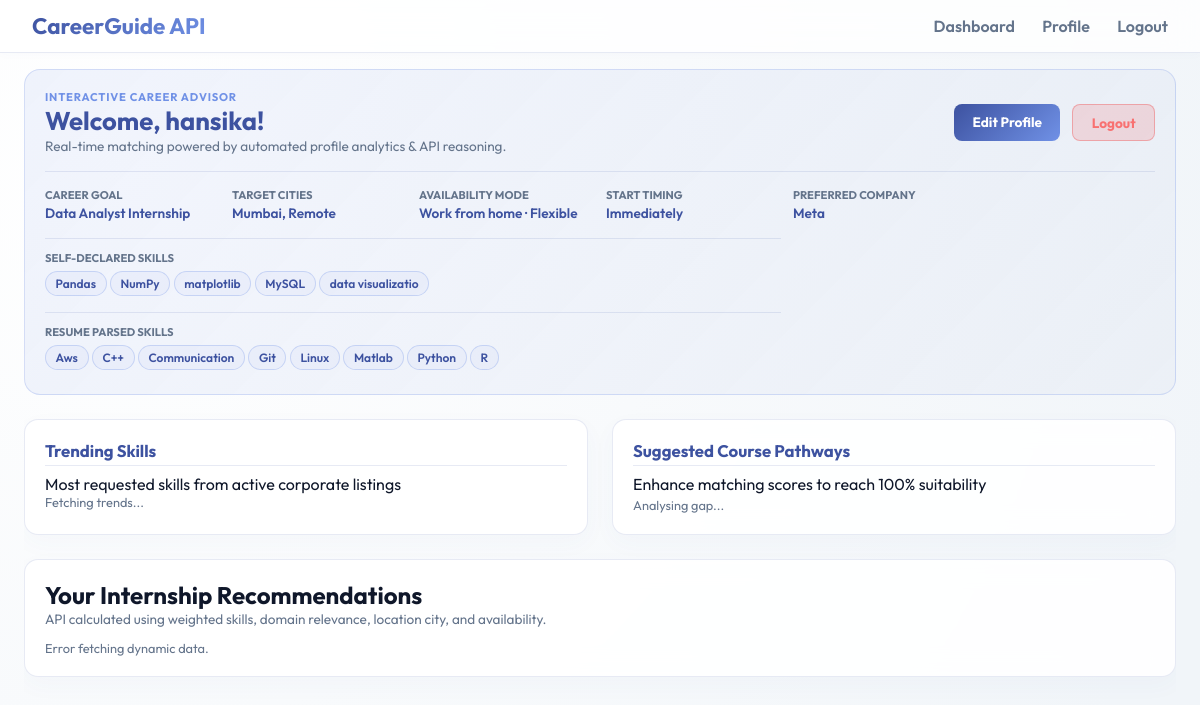
The page /dashboard (signed in) on the database its author committed.
### tables this page shows
CREATE TABLE students (
    id INTEGER PRIMARY KEY AUTOINCREMENT,
    name TEXT,
    email TEXT UNIQUE,
    password_hash TEXT,
    career_goal TEXT,
    preferred_domains TEXT,
    preferred_locations TEXT,
    interests TEXT,
    technical_skills TEXT,
    preferences TEXT,
    resume_text TEXT,
    extracted_skills TEXT,
    completed_profile INTEGER DEFAULT 0
, availability_start TEXT, availability_duration TEXT, availability_type TEXT, preferred_company TEXT);

### backend/app/routes.py (the view)
@routes_bp.route("/dashboard")
@login_required
def dashboard():
    user = get_user_by_id(session["user_id"])
    if not user:
        return redirect(url_for("auth.logout"))
    return render_template("dashboard.html", user=user)

### backend/app/auth.py (called while the page is built)
def login_required(view):
    @wraps(view)
    def wrapped_view(**kwargs):
        if "user_id" not in session:
            return redirect(url_for("auth.login"))
        return view(**kwargs)
    return wrapped_view

### backend/app/db.py (called while the page is built)
def get_db():
    conn = sqlite3.connect(DATABASE)
    conn.row_factory = sqlite3.Row
    return conn

def query_db(query, args=(), one=False):
    conn = get_db()
    cur = conn.execute(query, args)
    rv = cur.fetchall()
    conn.commit()
    conn.close()
    return (rv[0] if rv else None) if one else rv

def get_user_by_id(user_id):
    return query_db("SELECT * FROM students WHERE id = ?", (user_id,), one=True)

### frontend/templates/dashboard.html (shortened to what this page needs)
{% extends 'layout.html' %}
{% block content %}
<section class="dashboard-grid" style="display: flex; flex-direction: column; gap: 1.5rem; width: 100%; height: 100%; overflow-y: auto; scrollbar-width: thin; padding-bottom: 2rem;">
  <div class="welcome-card" style="width: 100%; flex-shrink: 0; margin-bottom: 0;">
    <div class="welcome-header">
      <div>
        <p class="eyebrow">Interactive career advisor</p>
        <h1>Welcome, <span class="student-name">{{ user.name.split(' ')[0] }}</span>!</h1>
        <p class="subtitle">Real-time matching powered by automated profile analytics & API reasoning.</p>
      </div>
      <div class="actions" style="display: flex; gap: 0.75rem;">
        <a href="{{ url_for('routes.profile') }}" class="btn-profile-edit">Edit Profile</a>
        <a href="{{ url_for('auth.logout') }}" class="button" style="background: rgba(239, 68, 68, 0.15); border: 1px solid rgba(239, 68, 68, 0.35); color: #f87171; box-shadow: none; display: flex; align-items: center; justify-content: center;">Logout</a>
      </div>
    </div>
    <div class="welcome-summary">
      <div>
        <p class="summary-label">Career Goal</p>
        <p class="summary-val">{{ user.career_goal or 'Not set' }}</p>
      </div>
      <div>
        <p class="summary-label">Target Cities</p>
        <p class="summary-val">{{ user.preferred_locations or 'Any location' }}</p>
      </div>
      <div>
        <p class="summary-label">Availability Mode</p>
        <p class="summary-val">{{ user.availability_type or 'Any' }} · {{ user.availability_duration or 'Flexible' }}</p>
      </div>
      <div>
        <p class="summary-label">Start Timing</p>
        <p class="summary-val">{{ user.availability_start or 'Immediately' }}</p>
      </div>
      <div>
        <p class="summary-label">Preferred Company</p>
        <p class="summary-val" id="sum-company">{{ user.preferred_company or 'Any Company' }}</p>
      </div>
      <div style="grid-column: span 4; border-top: 1px solid var(--border); padding-top: 0.75rem; margin-top: 0.25rem;">
        <p class="summary-label">Self-Declared Skills</p>
        <div class="tag-row" style="margin-top: 0.4rem;">
          {% if user.technical_skills %}
            {% for skill in user.technical_skills.split(',') %}
              <span class="badge secondary" style="font-size: 0.75rem; margin-bottom: 0.25rem; display: inline-block;">{{ skill.strip() }}</span>
            {% endfor %}
          {% else %}
            <span class="muted" style="font-size: 0.8rem; color: #94a3b8;">None</span>
          {% endif %}
        </div>
      </div>
      <div style="grid-column: span 4; border-top: 1px solid var(--border); padding-top: 0.75rem;">
        <p class="summary-label">Resume Parsed Skills</p>
        <div class="tag-row" style="margin-top: 0.4rem;">
          {% if user.extracted_skills %}
            {% for skill in user.extracted_skills.split(',') %}
              <span class="badge secondary" style="font-size: 0.75rem; margin-bottom: 0.25rem; display: inline-block;">{{ skill.strip() }}</span>
            {% endfor %}
          {% else %}
            <span class="muted" style="font-size: 0.8rem; color: #94a3b8;">Upload PDF resume in profile</span>
          {% endif %}
        </div>
      </div>
    </div>
  </div>
  <div style="display: grid; grid-template-columns: 1fr 1fr; gap: 1.5rem; width: 100%; flex-shrink: 0;">
    <div class="panel card small-panel" style="margin-bottom: 0; height: auto !important; min-height: 0;">
      <h2>Trending Skills</h2>
      <p class="panel-desc text-small">Most requested skills from active corporate listings</p>
      <div id="trending-container" class="badge-row">
        <span class="loading-placeholder">Fetching trends...</span>
      </div>
    </div>
    <div class="panel card small-panel" style="margin-bottom: 0; height: auto !important; min-height: 0;">
      <h2>Suggested Course Pathways</h2>
      <p class="panel-desc text-small">Enhance matching scores to reach 100% suitability</p>
      <div id="courses-container">
        <span class="loading-placeholder">Analysing gap...</span>
      </div>
    </div>
  </div>
  <div class="panel recommendation-panel" style="width: 100%; flex-shrink: 0; margin-bottom: 0; height: auto !important; min-height: 0;">
    <div class="panel-heading">
      <h2>Your Internship Recommendations</h2>
      <p class="panel-desc">API calculated using weighted skills, domain relevance, location city, and availability.</p>
    </div>
    <div id="recommendations-container" class="internship-list-wrapper">
    </div>
  </div>
</section>
{% endblock %}

### frontend/templates/layout.html (shortened to what this page needs)
<!DOCTYPE html>
<html lang="en">
  <head>
    <link rel="stylesheet" href="{{ url_for('static', filename='css/style.css', v='1.5') }}" />
  </head>
  <body>
    <div class="shell">
      <header class="topbar">
        <div class="brand">CareerGuide API</div>
        <nav class="nav-links">
          {% if session.user_id %}
          <a href="{{ url_for('routes.dashboard') }}">Dashboard</a>
          <a href="{{ url_for('routes.profile') }}">Profile</a>
          <a href="{{ url_for('auth.logout') }}">Logout</a>
          {% else %}
          <a href="{{ url_for('auth.login') }}">Login</a>
          <a href="{{ url_for('auth.register') }}">Register</a>
          {% endif %}
        </nav>
      </header>
      <main class="page-content">
        {% block content %}{% endblock %}
      </main>
    </div>
  </body>
</html>

### frontend/static/css/style.css (style rules this page uses)
:root { --bg: #f8fafc; --panel-bg: rgba(255, 255, 255, 0.9); --border: rgba(61, 82, 160, 0.12); --text: #0f172a; --text-muted: #64748b; --primary: #3D52A0; --accent: #7091E6; --success: #059669; --warning: #d97706; --danger: #dc2626; --font: 'Outfit', sans-serif; }
* { box-sizing: border-box; margin: 0; padding: 0; font-family: var(--font); }
body { background: radial-gradient(circle at 10% 20%, #ffffff 0%, #f1f5f9 90%); color: var(--text); height: auto; overflow: auto; }
.shell { display: flex; flex-direction: column; min-height: 100vh; }
.topbar { display: flex; justify-content: space-between; align-items: center; padding: 0.75rem 2rem; border-bottom: 1px solid var(--border); backdrop-filter: blur(16px); background: rgba(255, 255, 255, 0.8); flex-shrink: 0; z-index: 100; box-shadow: 0 2px 10px rgba(61, 82, 160, 0.02); }
.brand { font-size: 1.4rem; font-weight: 700; background: linear-gradient(135deg, var(--primary), var(--accent)); -webkit-background-clip: text; -webkit-text-fill-color: transparent; }
.nav-links a { color: var(--text-muted); text-decoration: none; margin-left: 1.5rem; font-weight: 600; transition: color 0.3s; }
.page-content { flex: 1; display: flex; flex-direction: column; overflow: visible; width: 100%; max-width: 1200px; margin: 0 auto; padding: 1rem 1.5rem; min-height: 0; transition: transform 150ms ease; transform-origin: top center; }
.card, .panel, .form-card { background: var(--panel-bg); border: 1px solid var(--border); border-radius: 14px; padding: 1.25rem; backdrop-filter: blur(12px); box-shadow: 0 8px 24px rgba(61, 82, 160, 0.03); }
.welcome-card { background: linear-gradient(135deg, rgba(112, 145, 230, 0.1) 0%, rgba(61, 82, 160, 0.03) 100%); border: 1px solid rgba(112, 145, 230, 0.25); border-radius: 16px; padding: 1.25rem; margin-bottom: 1rem; flex-shrink: 0; }
.welcome-header { display: flex; justify-content: space-between; align-items: center; gap: 1rem; margin-bottom: 1rem; }
.welcome-header h1 { font-size: 1.6rem; font-weight: 700; color: var(--primary); }
.eyebrow { text-transform: uppercase; font-size: 0.7rem; font-weight: 700; color: var(--accent); letter-spacing: 0.05rem; }
.subtitle { color: var(--text-muted); font-size: 0.85rem; }
.welcome-summary { display: grid; grid-template-columns: repeat(6, 1fr); gap: 0.75rem; border-top: 1px solid var(--border); padding-top: 1rem; }
.summary-label { font-size: 0.7rem; color: var(--text-muted); font-weight: 700; text-transform: uppercase; }
.summary-val { font-size: 0.85rem; font-weight: 600; color: var(--primary); margin-top: 0.1rem; }
.panel-heading { flex-shrink: 0; margin-bottom: 0.75rem; }
.panel-heading p { font-size: 0.85rem; color: var(--text-muted); }
.dashboard-grid { flex: 1; display: grid; grid-template-columns: 2fr 1fr; grid-template-rows: auto 1fr; gap: 1rem; overflow: hidden; min-height: 0; height: 100%; width: 100%; }
.welcome-card { grid-column: span 2; }
.small-panel h2 { font-size: 1.05rem; margin-bottom: 0.5rem; border-bottom: 1px solid var(--border); padding-bottom: 0.25rem; color: var(--primary); }
.badge-row { display: flex; flex-wrap: wrap; gap: 0.4rem; }
.badge { background: rgba(134, 151, 196, 0.12); border: 1px solid rgba(134, 151, 196, 0.2); padding: 0.25rem 0.6rem; border-radius: 30px; font-size: 0.75rem; font-weight: 600; color: var(--primary); transition: all 0.2s; }
.badge.secondary { border-color: rgba(112, 145, 230, 0.3); color: var(--primary); background: rgba(112, 145, 230, 0.05); }
.internship-list-wrapper { display: flex; flex-direction: column; gap: 0.75rem; }
.button, .btn-profile-edit { display: inline-block; padding: 0.55rem 1.15rem; border-radius: 8px; font-weight: 700; text-decoration: none; border: none; cursor: pointer; transition: transform 0.2s; font-size: 0.85rem; }
.button.primary, .btn-profile-edit { background: linear-gradient(135deg, var(--primary), var(--accent)); color: #ffffff; }
.loading-placeholder { color: var(--text-muted); font-size: 0.8rem; }

### rows shown on the page
students: name "hansika", career_goal "Data Analyst Internship", preferred_locations "Mumbai, Remote", availability_type "Work from home", availability_duration "Flexible", availability_start "Immediately", preferred_company "Meta"

### other values the page prints
{{ skill.strip() }} "Pandas" "NumPy" "matplotlib" "MySQL" "data visualizatio"
{{ skill.strip() }} "Aws" "C++" "Communication" "Git" "Linux" "Matlab" "Python" "R"
